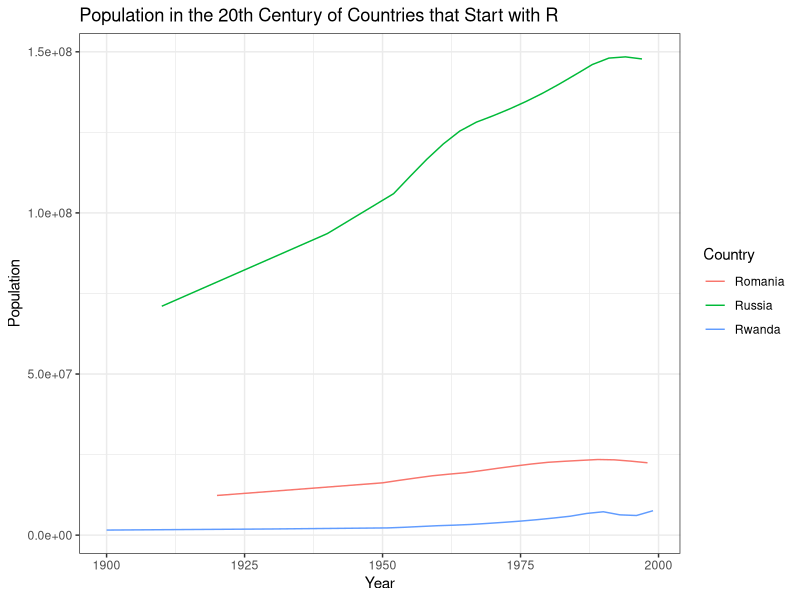
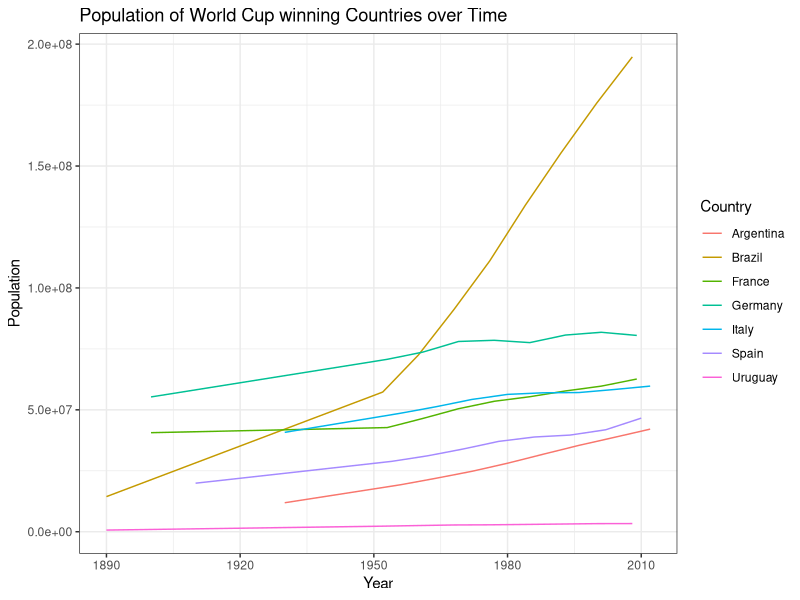
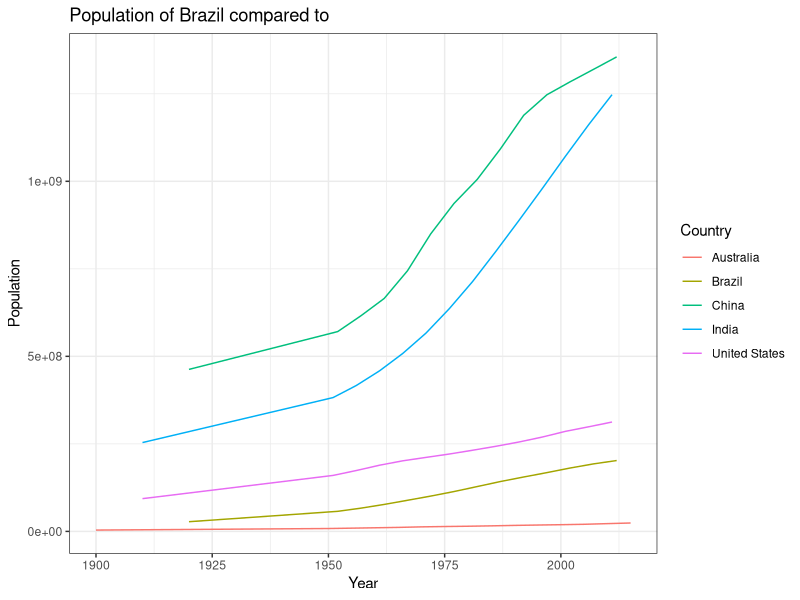

The R script that drew these images, in order:
## ---- chunk 1
# Set some useful chunk options for code chunks.
knitr::opts_chunk$set(
  echo = TRUE,
  error = TRUE,    # display errors but keep going.
  comment = "",    # don't add '##' characters before output.
  message = FALSE  # don't include messages in the knitted output (check them in RStudio)
  )
library(tidyverse)
theme_set(theme_bw())
## ---- chunk 2
codes <- read_csv("data/country-codes.csv")

pop <- read_csv("data/country-population.csv")
## ---- chunk 3
pop2 <- pop %>% 
  pivot_longer(-country, names_to = 'Year', values_to = 'Population') %>% 
  na.omit(country)

countries <- pop2 %>% 
  left_join(codes, by = c('country' = 'code')) %>% 
  rename('Country' = 'country.y') %>% 
  mutate(Year = as.numeric(Year))


countries %>% 
  # Filter for countries that start with the letter R
  filter(country == c('rou', 'rwa', 'rus')) %>%  
  # Filter for the 20th century
  filter(Year > 1899) %>%
  filter(Year < 2000) %>% 
  ggplot() +
  aes(x = Year, y = Population, color = Country) +
  geom_line() +
  labs(title = 'Population in the 20th Century of Countries that Start with R', x = 'Year', y = 'Population', 
       color = 'Country')


## ---- chunk 4
countries %>% 
  # Filter for countries that start with the letter R
  filter(country == c('rou', 'rwa', 'rus')) %>%  
  pivot_wider(names_from = Year, values_from = Population) %>% 
  select(Country, '1900', '1910', '1920', '1997','1998', '1999') %>% 
  knitr::kable()
  
## ---- chunk 5
countries %>% 
  # Filter for countries that start with the letter R
  filter(Country == c('Brazil', 'Italy', 'Germany', 'Argentina', 'Uruguay', 'France', 'Spain', 'England')) %>% 
  # Filter for the around 1930 to present
  filter(Year > 1875) %>%
  ggplot() +
  aes(x = Year, y = Population, color = Country) +
  geom_line() +
  labs(title = 'Population of World Cup winning Countries over Time', x = 'Year', y = 'Population', 
       color = 'Country')
## ---- chunk 6
countries %>% 
  # Filter for countries that start with the letter R
  filter(Country == c('Brazil', 'United States', 'China', 'Australia', 'India')) %>% 
  # Filter for the around 1930 to present
  filter(Year > 1875) %>%
  ggplot() +
  aes(x = Year, y = Population, color = Country) +
  geom_line() +
  labs(title = 'Population of Brazil compared to', x = 'Year', y = 'Population', 
       color = 'Country')
